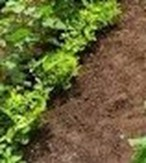
#> input picture 1C.jpg, 146 x 163 px, found by its file name
$ python q3.py
#> lines starting #> are read from the running program, lines starting #| are printed output that depends on the picture; after the words box and inside, x2 and y2 are one past the last pixel; in counts of white or black regions, pixels touching at a corner belong together
import cv2 as cv
import numpy as np
import matplotlib.pyplot as plt

img = cv.imread(r"D:\Assignment 2\ET3112_Assignment02\1C.jpg", cv.IMREAD_GRAYSCALE)
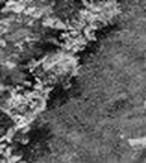
#> img: shape (163, 146); min 0, max 242, mean 98.5
edges = cv.Canny(img, 550, 690)
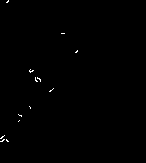
#> edges: shape (163, 146); 0.31% white in thin lines or dots, all inside (x1, y1, x2, y2) = (0, 0, 78, 142)

indices = np.where(edges != [0])
#> indices = 73 positions, rows 0 to 141, columns 0 to 77
x = indices[1]
#> x = 73 values, max 77 at index 9, min 0 at index 59, mean 28.68
y = indices[0]
#> y = 73 values from 0 to 141

# Fit
m, c = np.polyfit(x, y, 1)
#> m = -0.975; c = 117.4
y_fit = m * x + c
#> y_fit = 73 values, max 117.4 at index 59, min 42.37 at index 9, mean 89.45

# Equation text
eq = f"y = {m:.3f}x + {c:.3f}"
#> eq = 'y = -0.975x + 117.406'

# Plot
plt.figure(figsize=(6,6))
plt.scatter(x, y, s=1, label="Data Points")
plt.plot(x, y_fit, color='red', label=eq)

plt.legend()
plt.title("Least Squares Fit")
plt.gca().invert_yaxis()
plt.show()
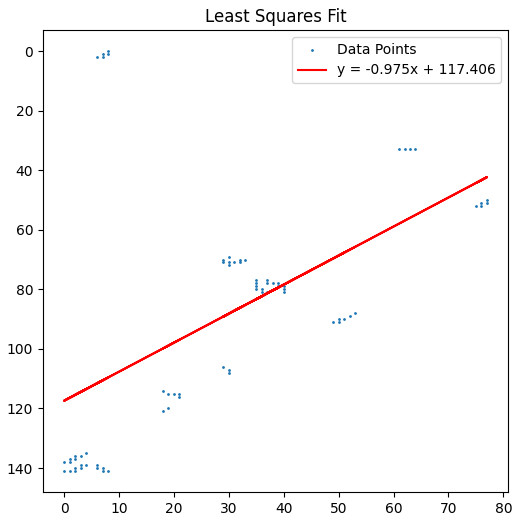
#> figure drawn by matplotlib, 1 panel

$ run again, with 1(a).png saved as 1C.jpg
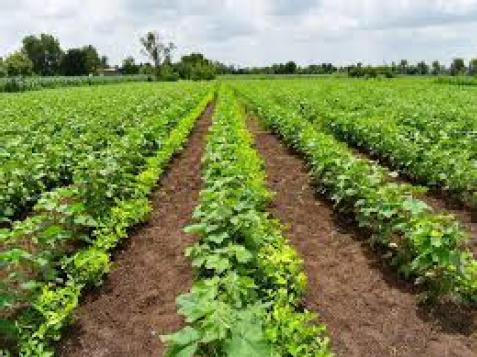
#> input picture 1(a).png, 477 x 357 px, found by its file name
#> `edges = cv.Canny(img, 550, 690)`:
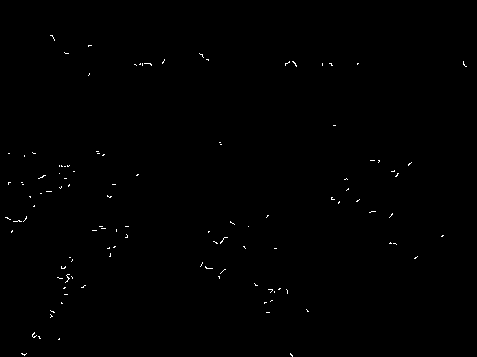
#> edges: shape (357, 477); 0.32% white in thin lines or dots, all inside (x1, y1, x2, y2) = (5, 35, 467, 357)
#> indices = 544 positions, rows 35 to 356, columns 5 to 466
#> x = 544 values, max 466 at index 91, min 5 at index 260, mean 175.7
#> y = 544 values from 35 to 356
#> m = -0.111; c = 225.3
#> y_fit = 544 values, max 224.8 at index 260, min 173.6 at index 91, mean 205.8
#> eq = 'y = -0.111x + 225.327'
#> `plt.show()`:
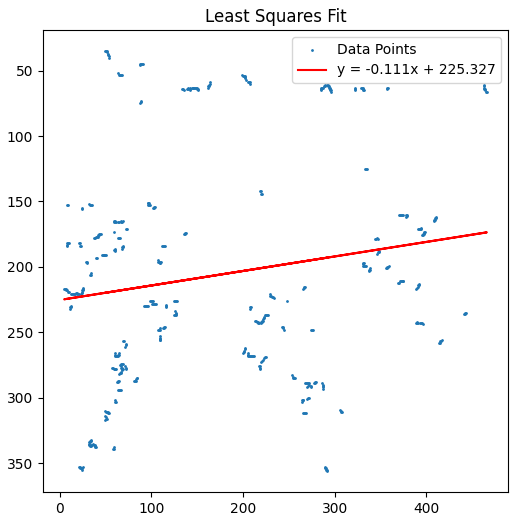
#> figure drawn by matplotlib, 1 panel
